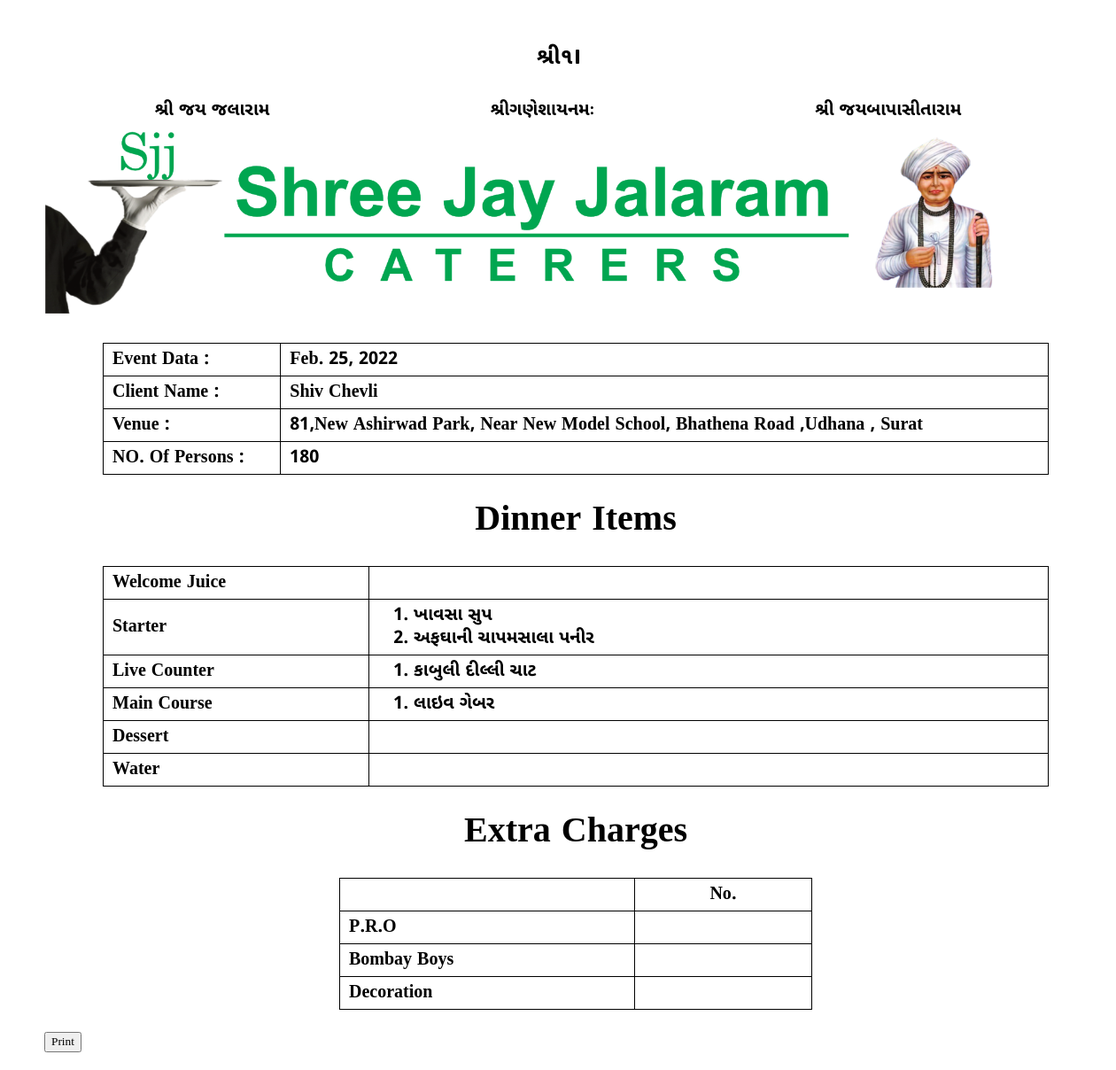
/orderInventory/OrderPrintData/4/client, run on the app's committed database.
### orderInventory/models.py (models this page shows, shortened)
class OrderIndividual(models.Model):
    name = models.CharField(max_length=64,
                            null=True, blank=True,
                            verbose_name="Name of Function For Which this order is Placed")
    mobileNumber = models.CharField(max_length=15,validators=[checkMobileNumber])
    address = models.CharField(max_length=256,blank=True,null=True)
    numberOfPerson = models.IntegerField(blank=True,null=True)
    email = models.EmailField(blank=True,null=True)
    deliveryDate = models.DateTimeField(blank=True, null=True)
    createdAt = models.DateTimeField(default=datetime.now)
    modifyAt = models.DateTimeField(default=None, blank=True, null=True)
    deletedAt = models.DateTimeField(default=None, blank=True, null=True)

class Type(models.Model):
    type = models.CharField(max_length=32, unique=True)

class ItemIndividual(models.Model):
    name = models.CharField(max_length=64)
    type = models.ForeignKey(
        Type,
        related_name="Item_Type",
        on_delete=models.SET(None),
        null=True,
        blank=True
    )
    createdAt = models.DateTimeField(default=datetime.now)
    modifyAt = models.DateTimeField(blank=True, null=True)

### orderInventory/views.py (the view, shortened to what this page needs)
# urls.py: path('OrderPrintData/<int:orderId>/<str:dataType>', views.orderPrintData, name="orderPrintData"),
def orderPrintData(request, orderId, dataType):
    mapObj = {
        "1": "Dairy Product",
        "2": "Vegetable",
        "3": "Exotic",
        "4": "kariyana",
        "5": "other",
    }
    print("Main")
    orderDetail = models.OrderIndividual.objects.get(id=orderId)
    d = orderDetail.deliveryDate.strftime("%d/%m/%Y")
    tt1 = orderDetail.deliveryDate.strftime("%H")
    print("Timimg")
    if int(tt1) < 15:
        tt1 = True
        print("Morning")
    else:
        tt1 = False
        print("Evening")
    if dataType == "client":
        tempData = models.Order.objects.filter(orderId_id=orderId)
        temp = models.Type.objects.all()
        data = {}
        for i in temp:
            data[i.type] = list()
        for i in tempData:
            data[i.orderItem.type.type].append(i.orderItem.name)
        print("Data :- ")
        print(data)
        return render(request, 'pdf/pdf1.html', {
            "msg": "main Method",
            "orderDetail": orderDetail,
            "orderdata": data,
            "time": tt1,
            "date": orderDetail.deliveryDate,
            "category": "main",
            "jsonData": json.dumps(data),
        })

### orderInventory/templates/pdf/pdf1.html (shortened to what this page needs)
{% load static %}
<!DOCTYPE html>
<html lang="en">
<head>
    <link rel="stylesheet" href="{% static 'css/clienPDF.css' %}" >
    <link rel="stylesheet" href="{% static 'js/pageprofile.js' %}" >
</head>
<body>
    <div class="shree-div">
        શ્રી૧<span></span>
    </div>
    <header>
        <span>શ્રી જય જલારામ</span>
        <span>શ્રીગણેશાયનમઃ </span>
        <span>શ્રી જયબાપાસીતારામ</span>
    </header>
    <main   >
        <div class="logo-img-div">
            <img src="{% static 'img/NANVIN_BHAI_MANU_PACAKGES.png' %}" alt="">
        </div>
        <div class="wrapper-class">
            <table class="client-detail-table">
                <tr>
                    <td>Event Data :</td>
                    <td>{{ orderDetail.deliveryDate.date }}</td>
                </tr>
                <tr>
                    <td>Client Name : </td>
                    <td>{{ orderDetail.name }}</td>
                </tr>
                <tr>
                    <td>Venue :</td>
                    <td>{{ orderDetail.address }}</td>
                </tr>
                <tr>
                    <td>NO. Of Persons : </td>
                    <td>{{ orderDetail.numberOfPerson }}</td>
                </tr>
            </table>
            <h1 class="timing-title">
                {% if time %}
                    Lunch
                {% else %}
                    Dinner
                {% endif %}
            Items
            </h1>
            <div class="itemlist-box">
                <table>
                    {% for key,value in orderdata.items %}
                        <tr>
                            <td width="300">{{ key }}</td>
                            <td>
                                <ol>
                                    {% for i in value %}
                                        <li> {{ i }}</li>
                                    {% endfor %}
                                </ol>
                            </td>
                        </tr>
                    {% endfor %}
                </table>
            </div>
        <h1>Extra Charges</h1>
        <div>
            <table class="extra_charge_table">
                <tr>
                    <th></th>
                    <th>No. </th>
                </tr>
                <tr>
                    <td>P.R.O</td>
                    <td width="200"></td>
                </tr>
                <tr>
                    <td>Bombay Boys</td>
                    <td></td>
                </tr>
                <tr>
                    <td>Decoration</td>
                    <td></td>
                </tr>
            </table>
        </div>
    </div>
    </main>
    <button class="printBtn" onclick="printPDF()"> Print</button>
</body>
</html>

### orderInventory/static/css/clienPDF.css (style rules this page uses)
* { font-family: 'MY' !important; box-sizing: border-box; margin: 0; }
body { padding: 20px 50px; }
.shree-div { text-align: center; padding: 30px 10px; font-size: 25px; }
.shree-div span { width: 4px; border-radius: 1px; height: 16px; background-color: #000; display: inline-block; margin-left: 3px; }
header { display: flex; text-align: center; justify-content: space-around; margin-bottom: 10px; font-size: 20px; }
main { width: 1200px; margin: 0px auto; color: var(--text-color); }
.logo-img-div { display: block; width: 90%; }
.logo-img-div img { width: 100%; }
table { width: 100%; font-size: 20px; font-weight: 600; border-collapse: collapse; margin: 25px 0; }
table td,th { border: 1px solid black; margin: 0; padding: 5px 10px; }
h1 { text-align: center; margin: 15px auto; font-size: 2.5em; }
.wrapper-class { width: 89%; margin: 0 auto; }
.extra_charge_table { width: 50%; margin-left: auto; margin-right: auto; }

### data on the page
OrderIndividual: deliveryDate "Feb. 25, 2022", name "Shiv Chevli", address "81,New Ashirwad Park, Near New Model School, Bhathena Road ,Udhana , Surat", numberOfPerson "180"
Type: orderdata "Welcome Juice"
Type: orderdata "Starter"
ItemIndividual: value "ખાવસા સુપ"
ItemIndividual: value "અફઘાની ચાપમસાલા પનીર"
Type: orderdata "Live Counter"
ItemIndividual: value "કાબુલી દીલ્લી ચાટ"
Type: orderdata "Main Course"
ItemIndividual: value "લાઇવ ગેબર"
Type: orderdata "Dessert"
Type: orderdata "Water"
